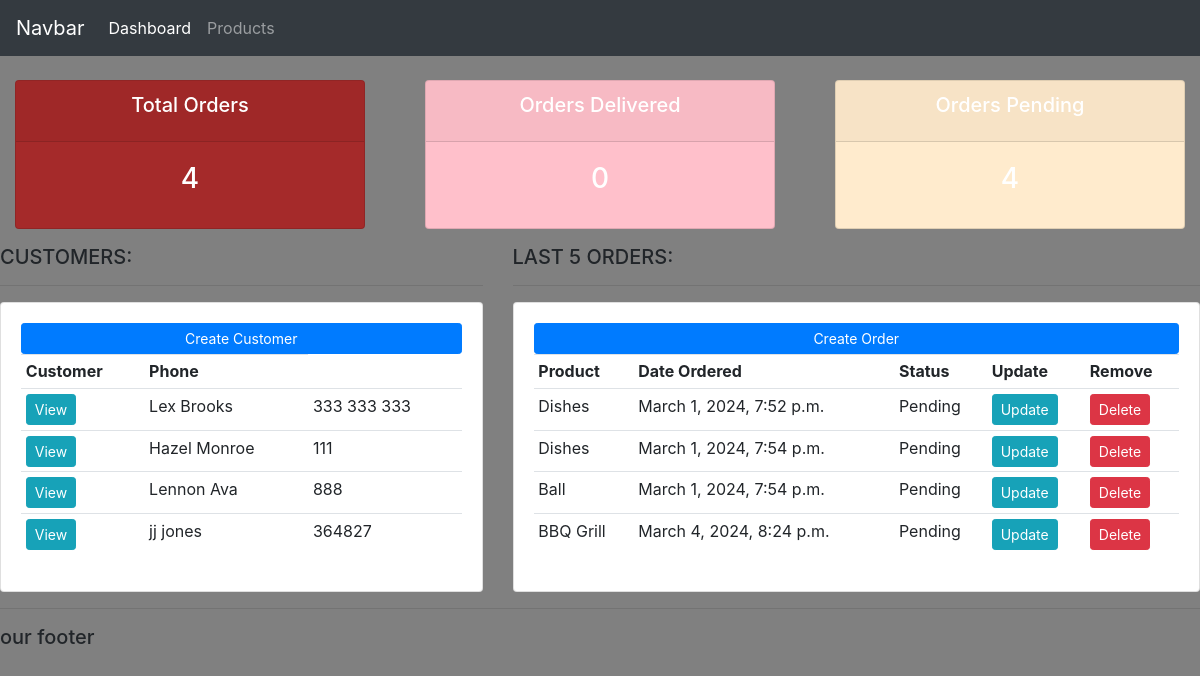
Before: / with the older database file.
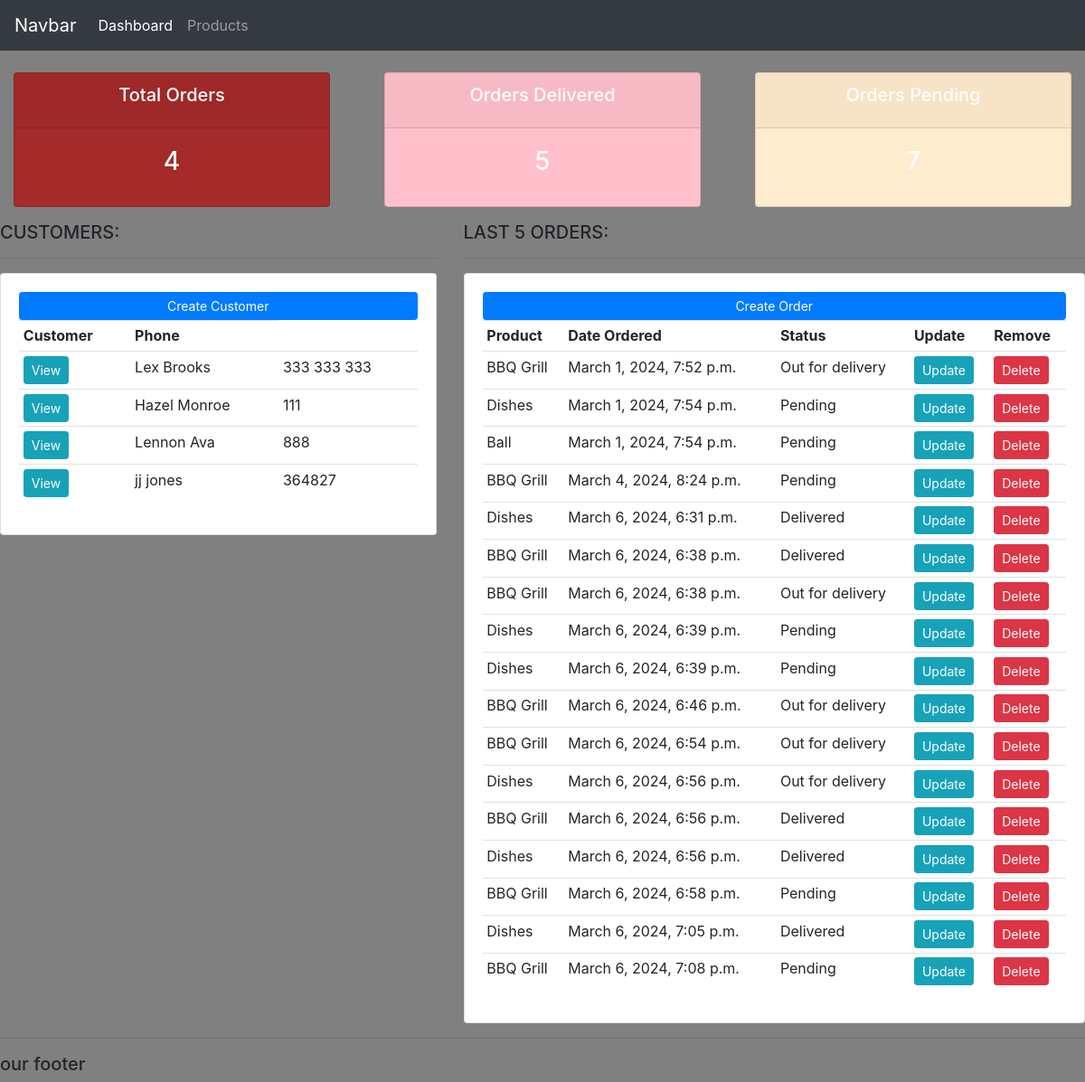
After: the same page with the newer database file.
### accounts/models.py (models this page shows, shortened)
class Customer(models.Model):
    name = models.CharField(max_length=200, null=True)
    phone = models.CharField(max_length=200, null=True)
    email = models.CharField(max_length=200, null=True)
    date_created = models.DateTimeField(auto_now_add=True)

class Order(models.Model):
    STATUS = (
        ('Pending','Pending'),
        ('Out for delivery','Out for delivery'),
        ('Delivered','Delivered'),
        )
    customer = models.ForeignKey(Customer,null=True,on_delete=models.SET_NULL)
    product = models.ForeignKey(Product,null=True,on_delete=models.SET_NULL)
    date_created = models.DateTimeField(auto_now_add=True, null=True)
    status = models.CharField(max_length=200, null=True,choices=STATUS)

class Product(models.Model):
    CATEGORY=(
        ('Indoor','Indoor'),
        ('Outdoor','Outdoor'),
    )
    name = models.CharField(max_length=200, null=True)
    price = models.FloatField(null=True)
    category = models.CharField(max_length=200, null=True, choices=CATEGORY)
    description= models.CharField(max_length=200, null=True, blank = True)
    date_created = models.DateTimeField(auto_now_add=True)
    tags = models.ManyToManyField(Tag)
    def __str__(self):
        return self.name

### accounts/views.py (the view)
# urls.py: path('', views.home,name='home'),
def home(request):
    orders = Order.objects.all()
    customers = Customer.objects.all()
    total_customers = customers.count()
    total_orders = orders.count()
    delivered = orders.filter(status = 'Delivered').count()
    pending = orders.filter(status = 'Pending').count()
    context = {'orders': orders, 'customers': customers, 'total_orders': total_customers, 'delivered': delivered, 'pending':pending}
    return render(request, 'accounts/dashboard.html', context)

### accounts/templates/accounts/dashboard.html
{% extends "accounts/main.html" %}
{% block content %}
{% include "accounts/status.html" %}
<div class ="row">
    <div class="col-md-5">
        <h5>CUSTOMERS:</h5>
        <hr>
        <div class="card card-body">
            <a class="btn btn-primary btn-sm btn-block" href="">Create Customer
            </a>
            <table class="table table-sm">
                <tr>
                    <th>Customer</th>
                    <th>Phone</th>
                </tr>
                {% for customer in customers %}
                    <tr>
                        <td><a class="btn btn-sm btn-info" href="{% url 'customer' customer.id %}">View</a></td>
                        <td>{{customer.name}}</td>
                        <td>{{customer.phone}}</td>
                    </tr>
                {% endfor %}
            </table>
        </div>
    </div>
    <div class="col-md-7">
        <h5>LAST 5 ORDERS:</h5>
        <hr>
        <div class="card card-body">
            <a class="btn btn-primary btn-sm btn-block" href="{% url 'create_order' %}">Create Order
            </a>
        <table class="table table-sm">
                <tr>
                    <th>Product</th>
                    <th>Date Ordered</th>
                    <th>Status</th>
                    <th>Update</th>
                    <th>Remove</th>
                </tr>
                {% for order in orders %}
                <tr>
                    <td>{{order.product}}</td>
                    <td>{{order.date_created}}</td>
                    <td>{{order.status}}</td>
                    <td><a class="btn btn-sm btn-info" href="{% url 'update_order' order.id %}">Update</a></td>
                    <td><a class="btn btn-sm btn-danger" href="{% url 'delete_order' order.id %}">Delete</a></td>
                </tr>
            {% endfor %}
            </table>
        </div>
    </div>
</div>
{% endblock %}

### accounts/templates/accounts/main.html (shortened to what this page needs)
{% load static %}
<!DOCTYPE html>
<html>
    <head>
<link rel="stylesheet" href="https://cdn.jsdelivr.net/npm/bootstrap@4.3.1/dist/css/bootstrap.min.css">
<link rel="stylesheet" type="text/css" href="{% static '/css/main.css' %}">
    </head>
    <body>
        {% include "accounts/navbar.html" %}
        {% block content %}
        {% endblock %}
        <hr>
        <h5>our footer</h5>
    </body>
</html>

### accounts/templates/accounts/navbar.html (shortened to what this page needs)
{% load static %}
<nav class="navbar navbar-expand-lg navbar-dark bg-dark">
  <a class="navbar-brand" href="#">Navbar</a>
    <div class="collapse navbar-collapse" id="navbarNav">
      <ul class="navbar-nav">
        <li class="nav-item active">
          <a class="nav-link" href="{% url 'home' %}">Dashboard <span class="sr-only">(current)</span></a>
        </li>
        <li class="nav-item">
          <a class="nav-link" href="{% url 'products' %}">Products</a>
        </li>
      </ul>
    </div>
  </nav>

### accounts/templates/accounts/status.html
<br>
<div class="row">
    <div class="col">
        <div class="col-md">
            <div class="card text-center text-white mb-3" id="total-orders">
                <div class="card-header">
                    <h5 class="card-title">Total Orders</h5>
                </div>
                <div class="card-body">
                    <h3 class="card-title">{{total_orders}}</h3>
                </div>
            </div>
        </div>
    </div>
    <div class='col'>
        <div class="col-md">
            <div class="card text-center text-white mb-3" id="orders-delivered">
                <div class="card-header">
                    <h5 class="card-title">Orders Delivered</h5>
                </div>
                <div class="card-body">
                    <h3 class="card-title">{{delivered}}</h3>
                </div>
            </div>
        </div>
    </div>
    <div class="col">
        <div class="col-md">
            <div class="card text-center text-white mb-3" id="orders-pending">
                <div class="card-header">
                    <h5 class="card-title">Orders Pending</h5>
                </div>
                <div class="card-body">
                    <h3 class="card-title">{{pending}}</h3>
                </div>
            </div>
        </div>
    </div>
</div>

### static/css/main.css (style rules this page uses)
body { background-color:grey; }
#total-orders { background-color:brown; }
#orders-delivered { background-color:pink; }
#orders-pending { background-color:blanchedalmond; }

Changed rows visible on the page:
changed Order "March 1, 2024, 7:52 p.m.": product "Dishes" → "BBQ Grill"; status "Pending" → "Out for delivery"
added Order: product "Dishes", date_created "March 6, 2024, 6:31 p.m.", status "Delivered"
added Order: product "BBQ Grill", date_created "March 6, 2024, 6:38 p.m.", status "Delivered"
added Order: product "BBQ Grill", date_created "March 6, 2024, 6:38 p.m.", status "Out for delivery"
added Order: product "Dishes", date_created "March 6, 2024, 6:39 p.m.", status "Pending"
added Order: product "Dishes", date_created "March 6, 2024, 6:39 p.m.", status "Pending"
added Order: product "BBQ Grill", date_created "March 6, 2024, 6:46 p.m.", status "Out for delivery"
added Order: product "BBQ Grill", date_created "March 6, 2024, 6:54 p.m.", status "Out for delivery"
added Order: product "Dishes", date_created "March 6, 2024, 6:56 p.m.", status "Out for delivery"
added Order: product "BBQ Grill", date_created "March 6, 2024, 6:56 p.m.", status "Delivered"
added Order: product "Dishes", date_created "March 6, 2024, 6:56 p.m.", status "Delivered"
added Order: product "BBQ Grill", date_created "March 6, 2024, 6:58 p.m.", status "Pending"
added Order: product "Dishes", date_created "March 6, 2024, 7:05 p.m.", status "Delivered"
added Order: product "BBQ Grill", date_created "March 6, 2024, 7:08 p.m.", status "Pending"
Other visible differences:
{{ delivered }}: "0" → "5"
